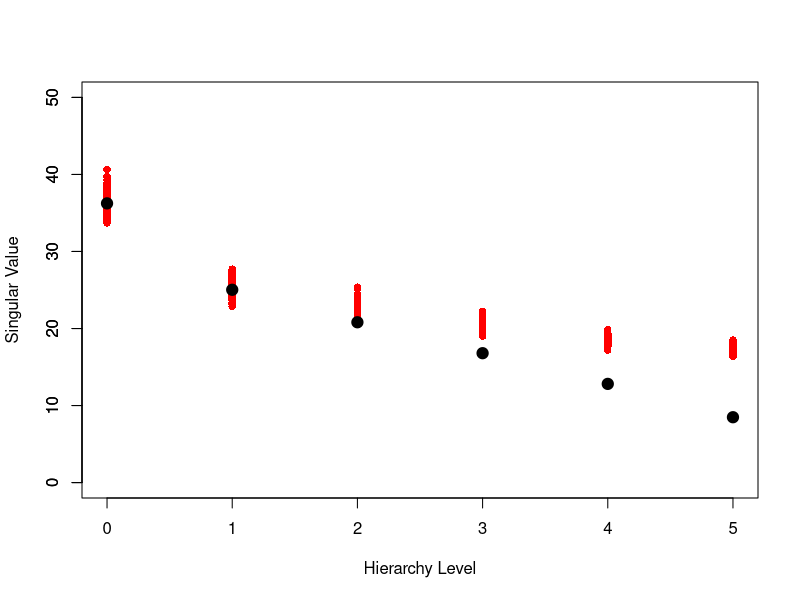

Write the R code that produced this figure. (Note: this script raises an error after producing the figure.)
## ---- chunk 1
library(reshape2)
library(ggplot2)
library(tidyverse)
## ---- chunk 2
# Define the neural network architecture
N1 <- 5  # Input layer size
N2 <- 3  # Hidden layer size
N3 <- 2  # Output layer size
W21 <- matrix(rnorm(N2 * N1), nrow = N2, ncol = N1) # Weight matrix connecting input to hidden
W32 <- matrix(rnorm(N3 * N2), nrow = N3, ncol = N2) # Weight matrix connecting hidden to output

# Forward propagation through our network
forward <- function(x) {
  z2 <- W21 %*% x
  z3 <- W32 %*% z2
  return(z3)
}

squared_error_loss <- function(y, y_true) {
  error <- y - y_true
  loss <- sum(error^2)
  return(loss)
}

train <- function(data, learning_rate, num_epochs) {
  for (epoch in 1:num_epochs) {
    
    loss_sum <- 0
    
    for (d in data) {
      
      x <- d[1]
      y_true <- d[2]
      
      # Forward pass
      y_pred <- forward(x)
      loss <- squared_error_loss(y_pred, y_true)
      loss_sum <- loss_sum + loss
      
      # Calculate gradients
      dW21 <- t(W32) %*% (y_true - y_pred) %*% t(x)
      dW32 <- (y_true - y_pred) %*% t(W21 %*% x)
      
      # Update weights
      W21 <- W21 - learning_rate * dW21
      W32 <- W32 - learning_rate * dW32
      
    }
    
    cat(sprintf("Epoch: %d, Average loss: %.3f\n", epoch, loss_sum / length(data)))

  }
}

## ---- chunk 3

D <- 3 # Depth of tree
e <- 0.1 # Flip probability

flip_feature <- function(flip_probability) {
  # Return -1 with probability flip_probability, otherwise return 1
  if (runif(1) < flip_probability) {
    return(-1)
  } else {
    return(1)
  }
}

sample_features <- function(node_value, depth, max_depth) {
  # Sample features from a branching diffusion process
  
  left_node_value <- flip_feature(e) * node_value
  right_node_value <- flip_feature(e) * node_value
  
  if (depth == max_depth) {
    return(c(node_value))
  } else if (depth + 1== max_depth) {
    return(c(left_node_value, right_node_value))
  } else {
    return(c(sample_features(left_node_value, depth + 1, max_depth), sample_features(right_node_value, depth + 1, max_depth)))
  }
}

root_node_value <- flip_feature(0.5)
sample_features(root_node_value, 0, D-1)
## ---- chunk 4
d <- read_csv("data/natural_dataset.csv", col_names = FALSE)
svd(d)
## ---- chunk 5
D <- 6 # Depth of tree
e <- 0.1 # Flip probability
N <- 200 # Number of features to sample
  
simulate_singular_values <- function() {
  # Generate simulated singular values for figure 5, ie. the red points
  
  features <- c()
  for (i in 1:N) {
    features <- c(features, list(sample_features(1,0,D-1)))
  }
  feature_matrix <- do.call(rbind, features)
  
  svd_result <- svd(feature_matrix)
  sigma <- svd_result$d
  
  return(sigma[1:6])
}

# Simulated singular values
num_simulations <- 100 # Number of simulations to run
singular_values <- c()
for (i in 1:num_simulations) {
  ssv <- simulate_singular_values()
  singular_values <- c(singular_values, list(ssv))
}
simulated_sv_matrix <- do.call(rbind, singular_values)
melted_ssv_matrix <- melt(simulated_sv_matrix)

# Theoretically derived singular values
P <- 2**(D-1) # Number of leaves in our tree
qs <- c()
for (k in 0:(D-1)) {
  qk <- (1-4*e*(1-e))**(D-1-k)
  qs <- c(qs, qk)
}
theoretical_sv <- c()
for (k in 0:(D-1)) {
  s <- 0
  for (l in k:(D-1)) {
    if (l == 0) {
      q1 <- 0
    } else {
      q1 <- qs[l]
    }
    delta_l <- qs[l+1] - q1
    M_l <- 2**l
    s <- s + delta_l / M_l
  }
  tsv <- sqrt(N*P*s)
  theoretical_sv <- c(theoretical_sv, tsv)
}


# Create figure 5
plot(melted_ssv_matrix$Var2-1, melted_ssv_matrix$value, type = "p", pch = 16, col = "red", 
     xlab = "Hierarchy Level", ylab = "Singular Value", ylim = c(0, 50))
points(0:5, theoretical_sv, col = "black", pch = 19, cex = 1.5)
axis(2, at = seq(0, 50, by = 10))

## ---- chunk 6
t(svd_result$v[1:8,1:8])
## ---- chunk 7

features <- c()
for (i in 1:N) {
  root_node_value <- flip_feature(0.5)
  features <- c(features, list(sample_features(root_node_value,1,D)))
}
feature_matrix <- do.call(rbind, features)

svd_result <- svd(feature_matrix)
sigma <- svd_result$d

sigma[1:6]
